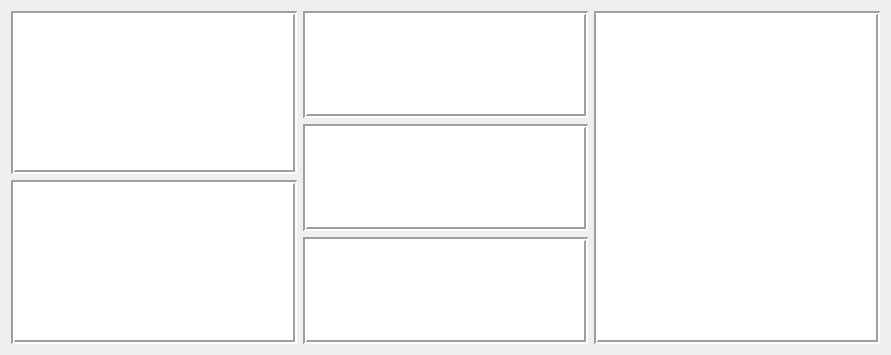
   <widget class="QWidget" name="">
    <property name="geometry">
     <rect>
      <x>280</x>
      <y>10</y>
      <width>891</width>
      <height>355</height>
     </rect>
    </property>
    <layout class="QHBoxLayout" name="horizontalLayout_2">
     <item>
      <layout class="QVBoxLayout" name="verticalLayout_2">
       <item>
        <widget class="QTextBrowser" name="textBrowser_3">
         <property name="frameShape">
          <enum>QFrame::Box</enum>
         </property>
         <property name="lineWidth">
          <number>2</number>
         </property>
        </widget>
       </item>
       <item>
        <widget class="QTextBrowser" name="textBrowser_4">
         <property name="frameShape">
          <enum>QFrame::Box</enum>
         </property>
         <property name="lineWidth">
          <number>2</number>
         </property>
        </widget>
       </item>
      </layout>
     </item>
     <item>
      <layout class="QVBoxLayout" name="verticalLayout_3">
       <property name="spacing">
        <number>6</number>
       </property>
       <item>
        <widget class="QTextBrowser" name="textBrowser_Motor1">
         <property name="frameShape">
          <enum>QFrame::Box</enum>
         </property>
         <property name="lineWidth">
          <number>2</number>
         </property>
        </widget>
       </item>
       <item>
        <widget class="QTextBrowser" name="textBrowser_Motor2">
         <property name="frameShape">
          <enum>QFrame::Box</enum>
         </property>
         <property name="lineWidth">
          <number>2</number>
         </property>
        </widget>
       </item>
       <item>
        <widget class="QTextBrowser" name="textBrowser_Motor3">
         <property name="frameShape">
          <enum>QFrame::Box</enum>
         </property>
         <property name="lineWidth">
          <number>2</number>
         </property>
        </widget>
       </item>
      </layout>
     </item>
     <item>
      <widget class="QTextBrowser" name="textBrowser_ForceShow">
       <property name="frameShape">
        <enum>QFrame::Box</enum>
       </property>
       <property name="lineWidth">
        <number>2</number>
       </property>
      </widget>
     </item>
    </layout>
   </widget>
